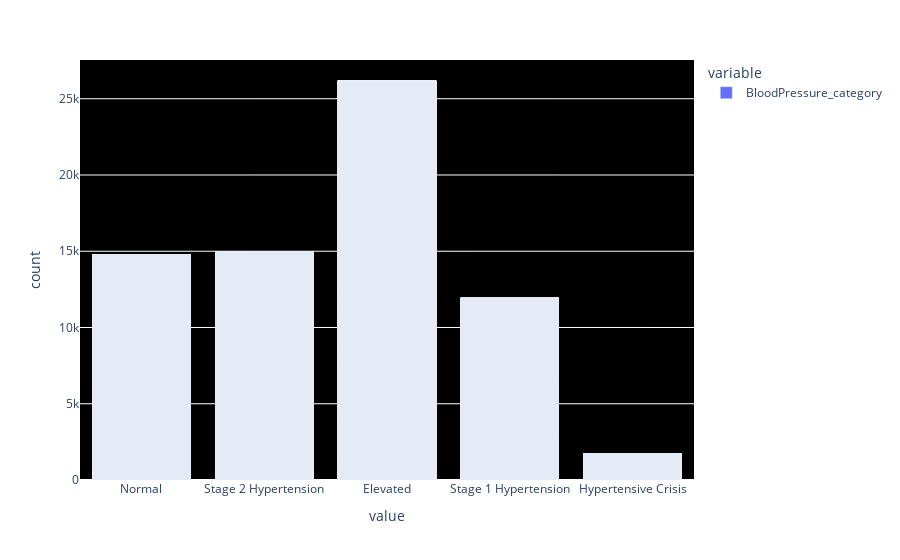

The cell this chart's notebook holds for it:
### Code cell
fig = px.bar(df_disease["BloodPressure_category"])
fig.update_layout(plot_bgcolor="black")  # Change 'lightgray' to any color you prefer for the background
fig.show()

### Figure 1 — Plotly figure (JSON) as saved in the notebook; plotly's stock layout.template omitted (floating-point values rounded to 4 significant figures; data arrays with more than 128 entries replaced by an {"elided": "..."} marker saying what was removed)
{"data": [{"alignmentgroup": "True", "hovertemplate": "variable=BloodPressure_category<br>value=%{x}<br>count=%{y}<extra></extra>", "legendgroup": "BloodPressure_category", "marker": {"color": "#636efa", "pattern": {"shape": ""}}, "name": "BloodPressure_category", "offsetgroup": "BloodPressure_category", "orientation": "v", "showlegend": true, "textposition": "auto", "type": "bar", "x": {"elided": "69552 str values"}, "xaxis": "x", "y": {"elided": "69552 int values"}, "yaxis": "y"}], "layout": {"barmode": "relative", "legend": {"title": {"text": "variable"}, "tracegroupgap": 0}, "margin": {"t": 60}, "plot_bgcolor": "black", "xaxis": {"anchor": "y", "domain": [0, 1], "title": {"text": "value"}}, "yaxis": {"anchor": "x", "domain": [0, 1], "title": {"text": "count"}}}}
